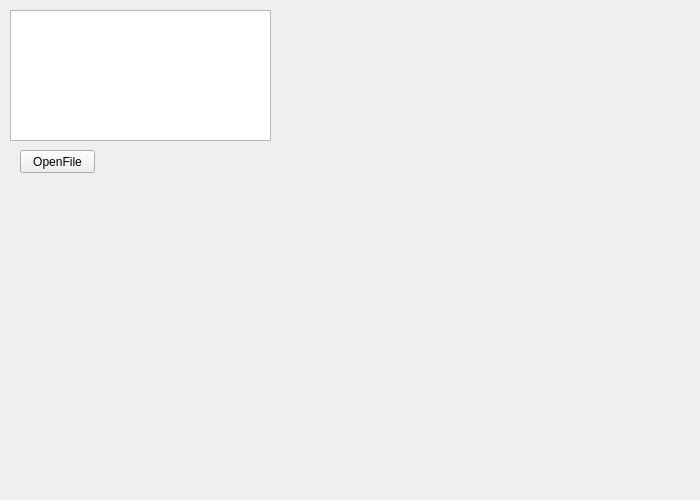
<?xml version="1.0" encoding="UTF-8"?>
<ui version="4.0">
 <class>Widget</class>
 <widget class="QWidget" name="Widget">
  <property name="geometry">
   <rect>
    <x>0</x>
    <y>0</y>
    <width>700</width>
    <height>500</height>
   </rect>
  </property>
  <property name="windowTitle">
   <string>Widget</string>
  </property>
  <widget class="QPlainTextEdit" name="t_show_textedit">
   <property name="geometry">
    <rect>
     <x>10</x>
     <y>10</y>
     <width>261</width>
     <height>131</height>
    </rect>
   </property>
  </widget>
  <widget class="QPushButton" name="c_btn_open">
   <property name="geometry">
    <rect>
     <x>20</x>
     <y>150</y>
     <width>75</width>
     <height>23</height>
    </rect>
   </property>
   <property name="text">
    <string>OpenFile</string>
   </property>
  </widget>
 </widget>
 <layoutdefault spacing="6" margin="11"/>
 <resources/>
 <connections/>
</ui>
